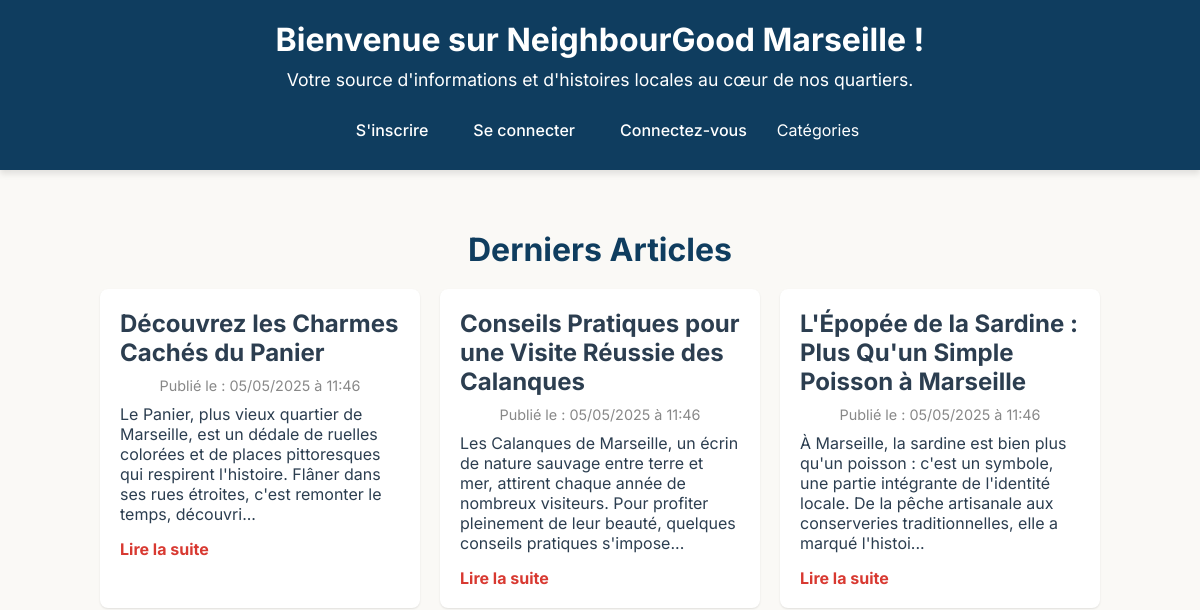
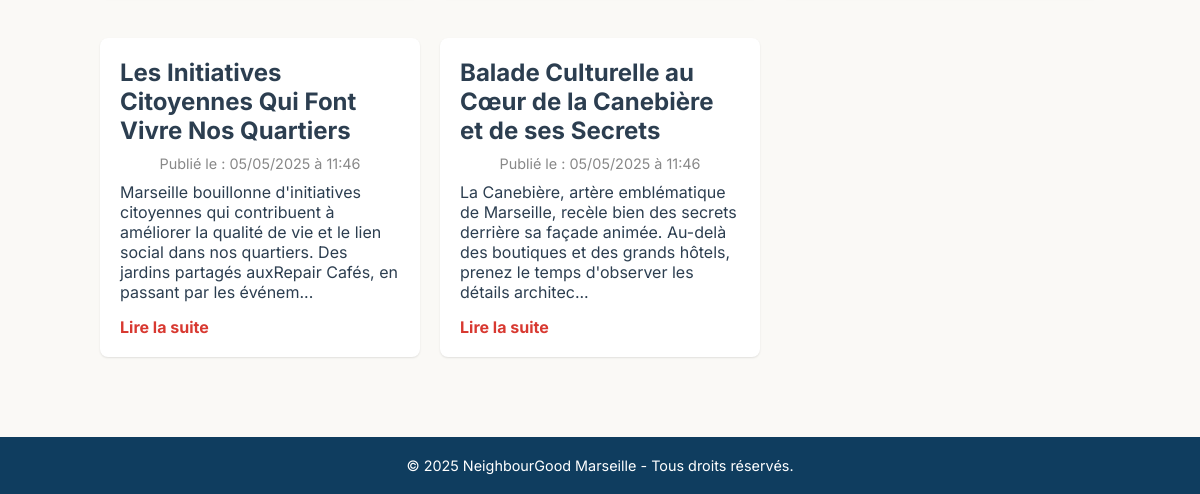
The app's page /ctrl/public.php, older data (2 pictures, top to bottom).
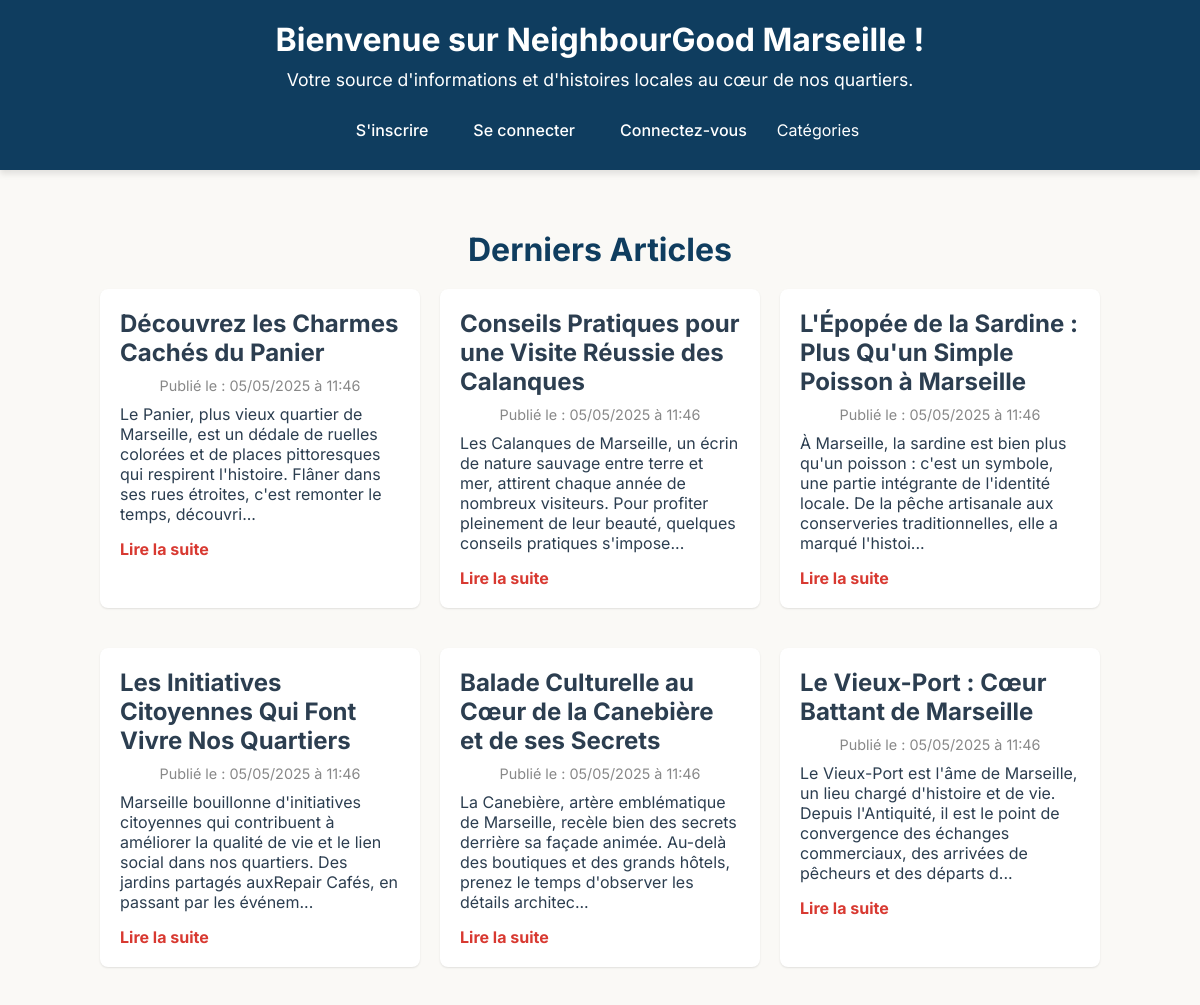
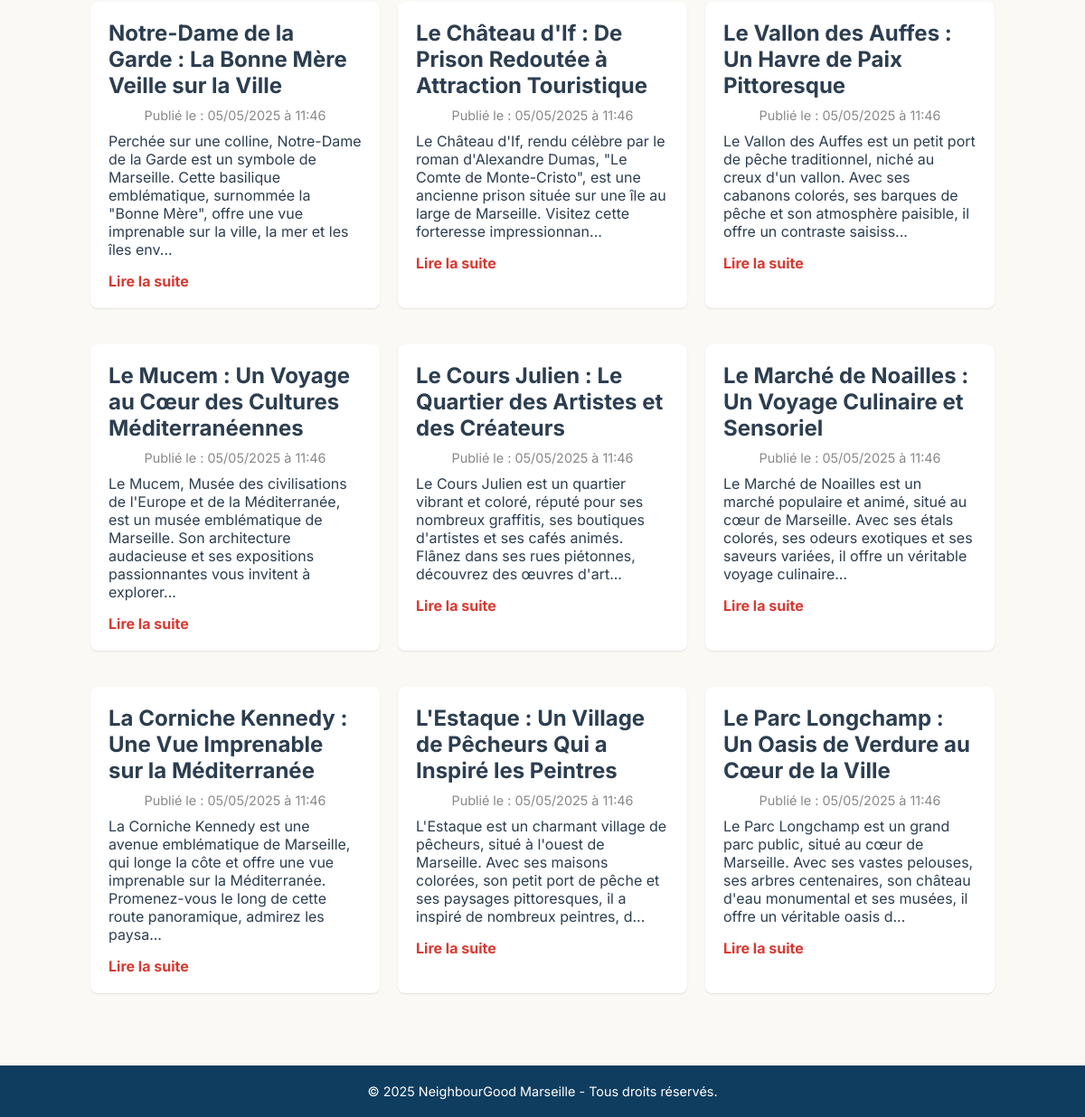
The same page, newer data (2 pictures, top to bottom).
### tables this page shows
CREATE TABLE article (
    id INT UNSIGNED AUTO_INCREMENT PRIMARY KEY
    ,title VARCHAR(255) NOT NULL COMMENT 'Titre'
    ,content TEXT NOT NULL COMMENT 'Contenu article'
    ,created_at TIMESTAMP DEFAULT CURRENT_TIMESTAMP
    ,published_at TIMESTAMP DEFAULT CURRENT_TIMESTAMP
    ,updated_at TIMESTAMP DEFAULT CURRENT_TIMESTAMP ON UPDATE CURRENT_TIMESTAMP
    ,account_id INT UNSIGNED NOT NULL COMMENT 'ID Auteur'
    ,category_id INT UNSIGNED DEFAULT NULL COMMENT 'ID Catégorie'
    ,is_published BOOLEAN DEFAULT FALSE
    ,FOREIGN KEY (account_id) REFERENCES account(id)
    ,FOREIGN KEY (category_id) REFERENCES category(id)
);

### ctrl/public.php (called while the page is built, shortened)
<?php
require_once $_SERVER['DOCUMENT_ROOT'] . '/ctrl/_core/ctrl.php';
require_once $_SERVER['DOCUMENT_ROOT'] . '/model/lib/blog.php';
class Main extends Ctrl
{
    public function getPageTitle(): ?string
    {
        return 'Page d\'accueil';
    }
    public function getViewFile(): ?string
    {
        return '/view/public.php';
    }
    public function do(): void
    {
        $listArticle = LibBlog::listArticle();
    }
}
$ctrl = new Main();
$ctrl->execute();

### model/lib/db.php (called while the page is built, shortened)
<?php
class Lib
{
    public static function connect(): PDO
    {
        $db = parse_ini_file($_SERVER['DOCUMENT_ROOT'] . '/cfg/db.ini');
        $dsn = 'mysql:host=' . $db['host'] . ';port=' . $db['port'] . ';dbname=' . $db['name'];
        $pdo = new PDO($dsn, $db['user'], $db['password']);
        return $pdo;
    }
}

### model/lib/blog.php (called while the page is built, shortened)
<?php
require_once $_SERVER['DOCUMENT_ROOT'] . '/model/lib/db.php';
class blog
{
    public static function listArticle(): array
    {
        $query = 'SELECT article.id, article.title, article.content, article.created_at, article.published_at, article.updated_at, article.account_id, article.category_id, article.is_published';
        $query .= ' FROM article ORDER BY published_at DESC';
        $statement = LibDb::connect()->prepare($query);
        $statement->execute();
        $listArticle = $statement->fetchAll(PDO::FETCH_ASSOC);
        return $listArticle;
    }
}

### view/public.php (the view)
<main>
    <section class="articles">
        <h2>Derniers Articles</h2>
        <div class="article-grid">
            <?php foreach ($args['listArticle'] as $article) { ?>
                <article class="article-item">
                    <h3><a href="/ctrl/article-show.php?id=<?= $article['id'] ?>"><?= ($article['title']) ?></a></h3>
                    <p class="publish-date">Publié le : <?= date('d/m/Y à H:i', strtotime($article['published_at'])) ?></p>
                    <p><?= substr(($article['content']), 0, 200) ?>...</p>
                    <p class="read-more"><a href="/ctrl/article-show.php?id=<?= $article['id'] ?>">Lire la suite</a></p>
                </article>
            <?php } ?>
        </div>
    </section>
</main>

### ctrl/_core/ctrl.php (shortened to what this page needs)
<?php
require_once $_SERVER['DOCUMENT_ROOT'] . '/model/lib/blog.php';
abstract class Ctrl implements CtrlI
{
    protected array $viewArgs = [];
    public function execute(): void
    {
        $this->do();
        $this->renderView();
    }
    protected function renderView(): void
    {
        if ($this->getViewFile() != null) {
            $args = $this->viewArgs;
            $args['pageTitle'] = $this->getPageTitle();
            $args['session'] = $_SESSION;
            include_once $_SERVER['DOCUMENT_ROOT'] . '/view/_header.php';
            include_once $_SERVER['DOCUMENT_ROOT'] . $this->getViewFile();
            include_once $_SERVER['DOCUMENT_ROOT'] . '/view/_footer.php';
        }
    }
    protected function addViewArg(string $key, $value): void
    {
        $this->viewArgs[$key] = $value;
    }
}

### view/_header.php (shortened to what this page needs)
<!DOCTYPE html>
<html lang="fr">
<head>
    <link rel="stylesheet" href="/asset/css/style.css">
</head>
<body>
    <header>
        <h1>Bienvenue sur NeighbourGood Marseille !</h1>
        <p>Votre source d'informations et d'histoires locales au cœur de nos quartiers.</p>
        <nav>
            <ul>
                <?php if (!isset($_SESSION['user'])) { ?>
                    <li><a href="/ctrl/register-display.php">S'inscrire</a></li>
                <?php } ?>
                <?php if (!isset($_SESSION['user'])) { ?>
                    <li><a href="/ctrl/login-display.php">Se connecter</a></li>
                <?php } ?>
                <li>
                    <?php if (isset($_SESSION['user'])) : ?>
                        <?php if (!isset($_SESSION['user']['is_banned']) || $_SESSION['user']['is_banned'] == false): ?>
                            <a href="/ctrl/article-add-display.php">Ajouter un article</a>
                        <?php else : ?>
                            <a href="/ctrl/profile.php">Voir mon profil</a>
                        <?php endif; ?>
                    <?php else : ?>
                        <a href="/ctrl/login-display.php">Connectez-vous</a>
                    <?php endif; ?>
                </li>
                <li> Catégories
                </li>
            </ul>
        </nav>
    </header>

### view/_footer.php
<footer>
    <p>&copy; <?= date('Y') ?> NeighbourGood Marseille - Tous droits réservés.</p>
</footer>
</body>
</html>

### asset/css/style.css (style rules this page uses)
* { box-sizing: border-box; margin: 0; padding: 0; }
body { font-family: 'Inter', sans-serif; margin: 0; padding: 0; background-color: var(--color-background); color: var(--color-text); }

### asset/css/root.css (style rules this page uses)
:root { --color-primary: #0F3D5F; --color-secondary: #50A7D2; --color-secondary-second: #22D9EA; --color-accent: #D83931; --color-background: #FAF9F6; --color-text: #2C3E50; --shadow-sm: 0 1px 2px rgba(0, 0, 0, 0.1); --shadow-md: 0 4px 6px rgba(0, 0, 0, 0.1); --transition: all 0.3s ease; }

### asset/css/header.css (style rules this page uses)
header { background-color: var(--color-primary); color: #fff; padding: 20px; text-align: center; box-shadow: var(--shadow-md); }
header h1 { font-size: 2em; margin-bottom: 10px; }
header p { font-size: 1.1em; margin-bottom: 20px; }
header nav ul { list-style: none; display: flex; justify-content: center; align-items: center; flex-wrap: wrap; gap: 15px; padding: 0; }
header nav ul li { margin: 0; position: relative; }
header nav ul li a { color: #fff; text-decoration: none; font-weight: 500; padding: 10px 15px; border-radius: 5px; transition: var(--transition); display: block; }

### asset/css/footer.css (style rules this page uses)
footer { background-color: var(--color-primary); color: #fff; padding: 20px; text-align: center; margin-top: 40px; }
footer p { font-size: 0.9em; }

### asset/css/article-show.css (style rules this page uses)
h2 { color: var(--color-primary); margin-bottom: 20px; margin-top: 20px; text-align: center; }
.publish-date { color: var(--color-secondary); font-size: 0.9em; margin-bottom: 10px; text-align: center; }

### asset/css/public.css (style rules this page uses)
main { padding: 20px; margin-top: 20px; min-height: calc(100vh - 200px); }
.articles { max-width: 1000px; margin: 0 auto; }
.articles h2 { font-size: 2em; margin-bottom: 20px; color: var(--color-primary); text-align: center; }
.article-grid { display: grid; grid-template-columns: repeat(auto-fill, minmax(250px, 1fr)); gap: 20px; margin-top: 20px; }
.article-item { background-color: #fff; padding: 20px; margin-bottom: 20px; border-radius: 8px; box-shadow: var(--shadow-sm); transition: var(--transition); }
.article-item h3 { font-size: 1.5em; margin-bottom: 10px; }
.article-item h3 a { color: var(--color-text); text-decoration: none; transition: color 0.2s ease; }
.publish-date { font-size: 0.9em; color: #888; margin-bottom: 10px; }
.read-more { margin-top: 15px; }
.read-more a { color: var(--color-accent); text-decoration: none; font-weight: bold; transition: color 0.2s ease; }

### asset/css/category.css (style rules this page uses)
main { padding: 20px; margin-top: 20px; min-height: calc(100vh - 200px); }
.articles { max-width: 1000px; margin: 0 auto; }
.articles h2 { font-size: 2em; margin-bottom: 20px; color: var(--color-primary); text-align: center; }
.article-item { background-color: #fff; padding: 20px; margin-bottom: 20px; border-radius: 8px; box-shadow: var(--shadow-sm); transition: var(--transition); }
.article-item h3 { font-size: 1.5em; margin-bottom: 10px; }
.article-item h3 a { color: var(--color-text); text-decoration: none; transition: color 0.2s ease; }
.publish-date { font-size: 0.9em; color: #888; margin-bottom: 10px; }
.read-more { margin-top: 15px; }
.read-more a { color: var(--color-accent); text-decoration: none; font-weight: bold; transition: color 0.2s ease; }

### asset/css/profile.css (style rules this page uses)
.article-item { background-color: #fff; padding: 20px; margin-bottom: 20px; border-radius: 8px; box-shadow: var(--shadow-sm); transition: var(--transition); }
.article-item h3 { font-size: 1.5em; margin-bottom: 10px; }
.article-item h3 a { color: var(--color-text); text-decoration: none; transition: color 0.2s ease; }
.publish-date { font-size: 0.9em; color: #888; margin-bottom: 10px; }
.read-more { margin-top: 15px; }
.read-more a { color: var(--color-accent); text-decoration: none; font-weight: bold; transition: color 0.2s ease; }

Row changes from the older to the newer data that the page shows:
added article: title "Le Vieux-Port : Cœur Battant de Marseille", published_at "05/05/2025 à 11:46", content "Le Vieux-Port est l'âme de Marseille, un lieu chargé d'histoire et de vie. Depuis l'Antiquité, il est le point de convergence des échanges commerciaux, des arrivées de pêcheurs et des départs d"
added article: title "Notre-Dame de la Garde : La Bonne Mère Veille sur la Ville", published_at "05/05/2025 à 11:46", content "Perchée sur une colline, Notre-Dame de la Garde est un symbole de Marseille. Cette basilique emblématique, surnommée la \"Bonne Mère\", offre une vue imprenable sur la ville, la mer et les îles env"
added article: title "Le Château d'If : De Prison Redoutée à Attraction Touristique", published_at "05/05/2025 à 11:46", content "Le Château d'If, rendu célèbre par le roman d'Alexandre Dumas, \"Le Comte de Monte-Cristo\", est une ancienne prison située sur une île au large de Marseille. Visitez cette forteresse impressionnan"
added article: title "Le Vallon des Auffes : Un Havre de Paix Pittoresque", published_at "05/05/2025 à 11:46", content "Le Vallon des Auffes est un petit port de pêche traditionnel, niché au creux d'un vallon. Avec ses cabanons colorés, ses barques de pêche et son atmosphère paisible, il offre un contraste saisiss"
added article: title "Le Mucem : Un Voyage au Cœur des Cultures Méditerranéennes", published_at "05/05/2025 à 11:46", content "Le Mucem, Musée des civilisations de l'Europe et de la Méditerranée, est un musée emblématique de Marseille. Son architecture audacieuse et ses expositions passionnantes vous invitent à explorer"
added article: title "Le Cours Julien : Le Quartier des Artistes et des Créateurs", published_at "05/05/2025 à 11:46", content "Le Cours Julien est un quartier vibrant et coloré, réputé pour ses nombreux graffitis, ses boutiques d'artistes et ses cafés animés. Flânez dans ses rues piétonnes, découvrez des œuvres d'art"
added article: title "Le Marché de Noailles : Un Voyage Culinaire et Sensoriel", published_at "05/05/2025 à 11:46", content "Le Marché de Noailles est un marché populaire et animé, situé au cœur de Marseille. Avec ses étals colorés, ses odeurs exotiques et ses saveurs variées, il offre un véritable voyage culinaire"
added article: title "La Corniche Kennedy : Une Vue Imprenable sur la Méditerranée", published_at "05/05/2025 à 11:46", content "La Corniche Kennedy est une avenue emblématique de Marseille, qui longe la côte et offre une vue imprenable sur la Méditerranée. Promenez-vous le long de cette route panoramique, admirez les paysa"
added article: title "L'Estaque : Un Village de Pêcheurs Qui a Inspiré les Peintres", published_at "05/05/2025 à 11:46", content "L'Estaque est un charmant village de pêcheurs, situé à l'ouest de Marseille. Avec ses maisons colorées, son petit port de pêche et ses paysages pittoresques, il a inspiré de nombreux peintres, d"
added article: title "Le Parc Longchamp : Un Oasis de Verdure au Cœur de la Ville", published_at "05/05/2025 à 11:46", content "Le Parc Longchamp est un grand parc public, situé au cœur de Marseille. Avec ses vastes pelouses, ses arbres centenaires, son château d'eau monumental et ses musées, il offre un véritable oasis d"
